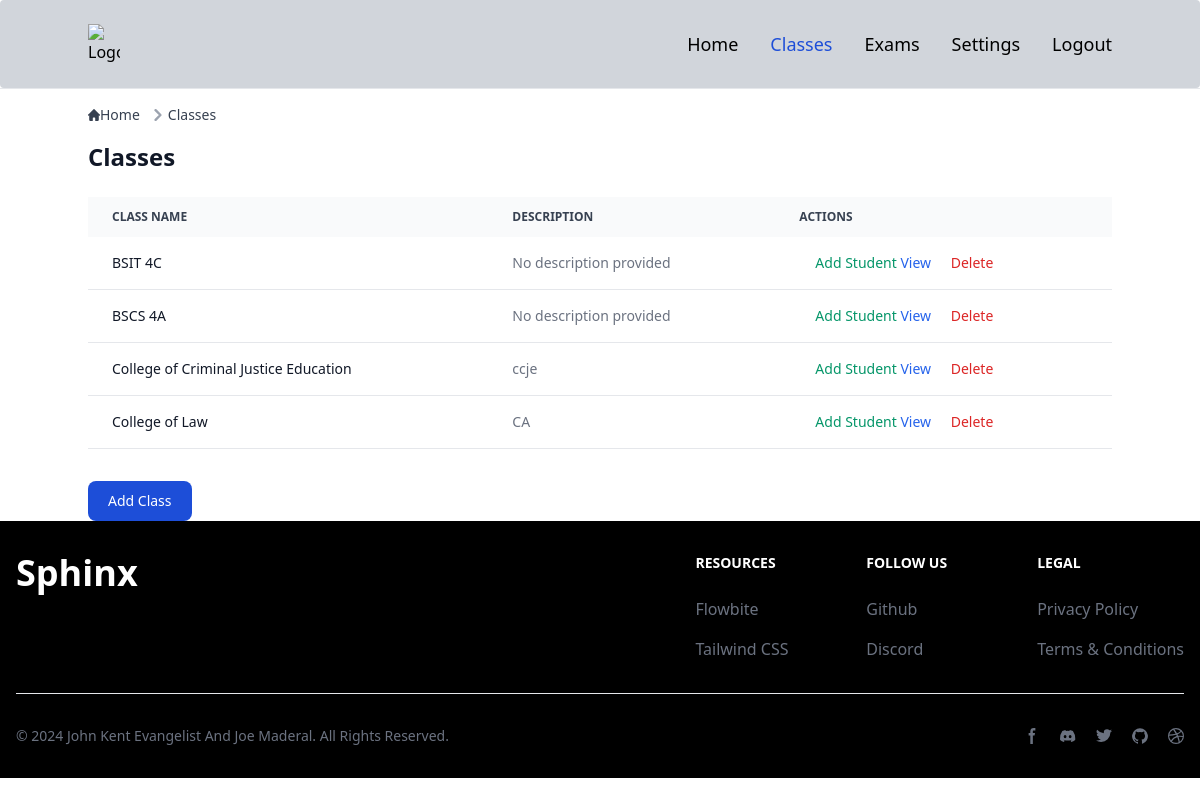
The page /classes/ (signed in) on the database as committed earlier.
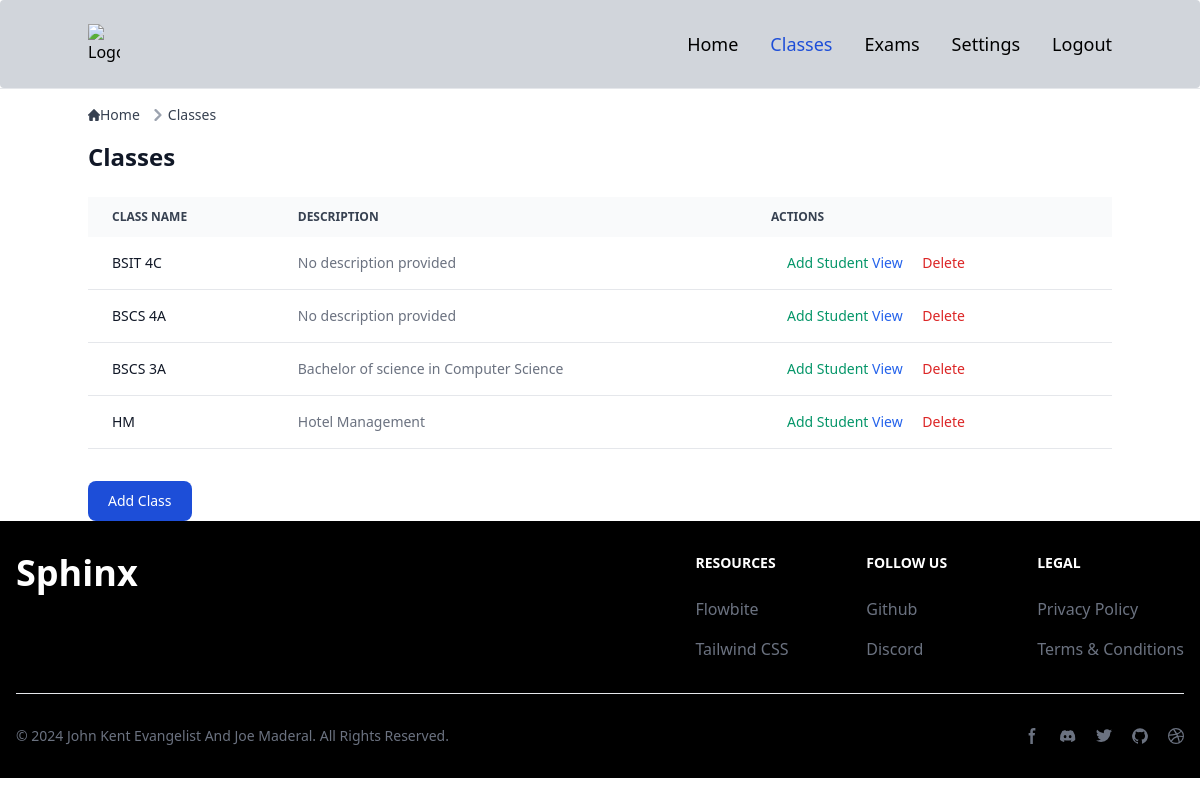
The same page on the database as committed later.
### smartscoreapp/models.py (models this page shows, shortened)
class Class(models.Model):
    name = models.CharField(max_length=100)
    description = models.TextField(blank=True)
    user = models.ForeignKey(settings.AUTH_USER_MODEL, on_delete=models.CASCADE)

### smartscoreapp/views.py (the view)
# urls.py: path('classes/', classes_view, name='classes'),
@login_required
def classes_view(request):
    user_instance = request.user  # Get the logged-in User instance
    if request.method == 'POST':
        form = ClassNameForm(request.POST)
        if form.is_valid():
            new_class = form.save(commit=False)
            new_class.user = user_instance  # Associate the logged-in user with the class
            new_class.save()
            return redirect('classes')  # Redirect to the classes page after successful creation
    else:
        if user_instance.is_superuser:
            classes = Class.objects.all()
        else:
            classes = Class.objects.filter(user=user_instance)
    context = {
        'classes': classes,
        'form': ClassNameForm()  # Assuming ClassNameForm is your form for adding a new class
    }
    return render(request, 'classes.html', context)

### templates/classes.html (shortened to what this page needs)
{% extends "base.html" %}
{% block content %}
<nav class="flex mb-4" aria-label="Breadcrumb">
  <ol class="inline-flex items-center space-x-1 md:space-x-2 rtl:space-x-reverse">
    <li class="inline-flex items-center">
      <a href="{% url 'index' %}" class="inline-flex items-center text-sm font-medium text-gray-700 hover:text-blue-600 dark:text-gray-400 dark:hover:text-white">
        Home
      </a>
    </li>
    <li class="flex items-center">
      <svg class="rtl:rotate-180 w-3 h-3 text-gray-400 mx-1" aria-hidden="true" xmlns="http://www.w3.org/2000/svg" fill="none" viewBox="0 0 6 10">
        <path stroke="currentColor" stroke-linecap="round" stroke-linejoin="round" stroke-width="2" d="m1 9 4-4-4-4"/>
      </svg>
      <a href="{% url 'classes' %}" class="text-sm font-medium text-gray-700 hover:text-blue-600 dark:text-gray-400 dark:hover:text-white">Classes</a>
    </li>
  </ol>
</nav>
<h1 class="text-2xl font-semibold text-gray-900 dark:text-white mb-6">Classes</h1>
<div class="relative overflow-x-auto mb-6">
  <table class="w-full text-sm text-left rtl:text-right text-gray-500 dark:text-gray-400">
    <thead class="text-xs text-gray-700 uppercase bg-gray-50 dark:bg-gray-700 dark:text-gray-400">
      <tr>
        <th scope="col" class="px-6 py-3">Class Name</th>
        <th scope="col" class="px-6 py-3">Description</th>
        <th scope="col" class="px-6 py-3">Actions</th>
      </tr>
    </thead>
    <tbody>
      {% for class in classes %}
        <tr class="bg-white border-b dark:bg-gray-800 dark:border-gray-700">
          <td class="px-6 py-4 font-medium text-gray-900 dark:text-white">{{ class.name }}</td>
          <td class="px-6 py-4">{{ class.description }}</td>
          <td class="px-6 py-4">
            <button data-modal-target="add-student-modal-{{ class.id }}" data-modal-toggle="add-student-modal-{{ class.id }}" class="text-green-600 hover:underline ml-4">Add Student</button>
            <a href="{% url 'class_detail' class.id %}" class="text-blue-600 hover:underline">View</a>
            <a href="{% url 'delete_class' class.id %}" class="text-red-600 hover:underline ml-4" onclick="return confirm('Are you sure you want to delete this class?');">Delete</a>
          </td>
        </tr>
      {% empty %}
        <tr class="bg-white border-b dark:bg-gray-800 dark:border-gray-700">
          <td colspan="3" class="px-6 py-4 text-center text-gray-500 dark:text-gray-400">No classes available.</td>
        </tr>
      {% endfor %}
    </tbody>
  </table>
</div>
<div class="add-class-section mt-8">
  <button data-modal-target="add-class-modal" data-modal-toggle="add-class-modal" class="block text-white bg-blue-700 hover:bg-blue-800 focus:ring-4 focus:outline-none focus:ring-blue-300 font-medium rounded-lg text-sm px-5 py-2.5 text-center dark:bg-blue-600 dark:hover:bg-blue-700 dark:focus:ring-blue-800" type="button">
    Add Class
  </button>
</div>
{% endblock %}

Rows that differ between the two databases and show on the page:
removed Class: name "College of Criminal Justice Education", description "ccje"
removed Class: name "College of Law", description "CA"
added Class: name "BSCS 3A", description "Bachelor of science in Computer Science"
added Class: name "HM", description "Hotel Management"
